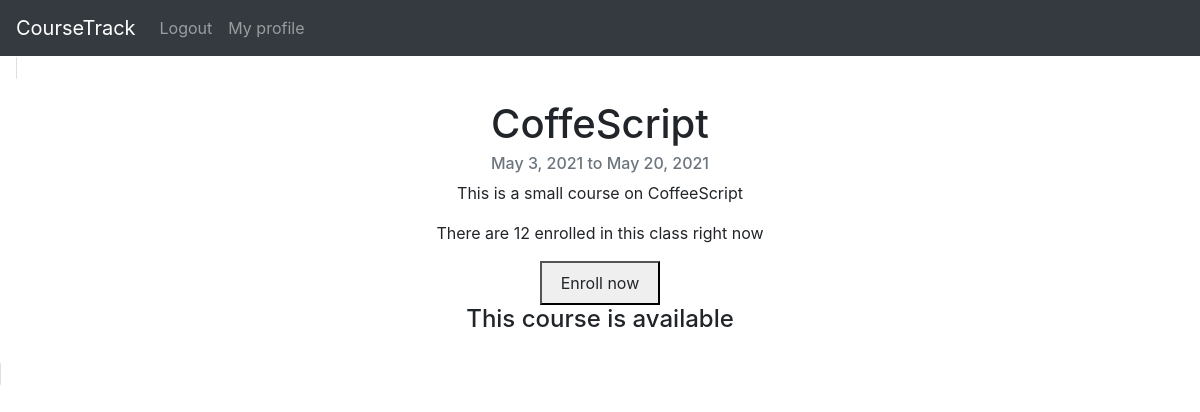
Screenshot of /course/2/ (signed in) with the database file from the repository.
### base/models.py (models this page shows, shortened)
class course(models.Model):
    title = models.CharField(default=None, max_length=40)
    startDate = models.DateField(default=None)
    size = models.PositiveIntegerField(default=None)
    endDate = models.DateField(default=None)
    description = models.TextField(default=None, max_length=200)
    students = models.ManyToManyField(The_User, related_name='courses_completed', blank=True, null=True)
    available = models.BooleanField(default=True)

### base/views.py (the view)
# urls.py: path('course/<int:pk>/', CourseDetailView.as_view(), name='course_detail'),
class CourseDetailView(LoginRequiredMixin, DetailView):
    model = course
    template_name = "course_detail.html"
    context_object_name = "course"

### base/templates/course_detail.html (shortened to what this page needs)
{% extends 'base.html' %}
{% block content %}
<div class="card" style="display: inline; width: 40rem; margin: 1rem 1rem 1rem 1rem; text-align: center;">
  <div class="card-body">
    <h1 class="card-title">{{ course.title }}</h1>
    <h6 class="card-subtitle mb-2 text-muted">
      {{ course.startDate }} to {{ course.endDate }}
    </h6>
    <p class="card-text">{{ course.description }}</p>
    <p class="card-text">There are {{ course.size }} enrolled in this class right now</p>
    {% if course.available and not course in request.user.courses_completed.all %}
    <button><a
      class="btn"
      href="{% url 'change-course' 'subscribe' course.id %}"
      class="card-link"
      >Enroll now</a
    ></button>
    <h4>This course is available</h4>
    {% endif %}
  </div>
</div>
{% endblock content %}

### rows the page displays
course: title "CoffeScript", startDate "May 3, 2021", endDate "May 20, 2021", description "This is a small course on CoffeeScript", size "12"
